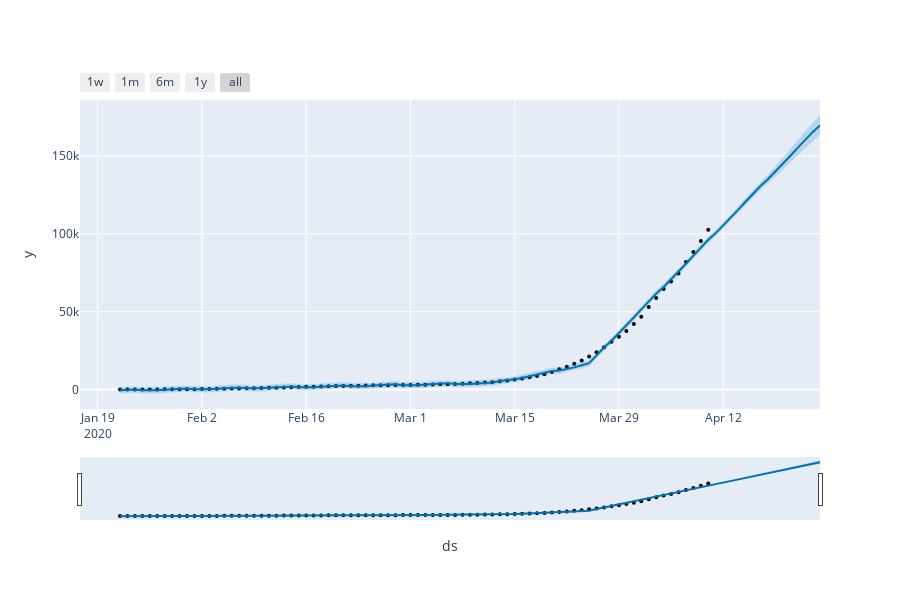

The cell this chart's notebook holds for it:
### Code cell
figure_dth = plot_plotly(m2, forecast_dth)
py.iplot(figure_dth)
